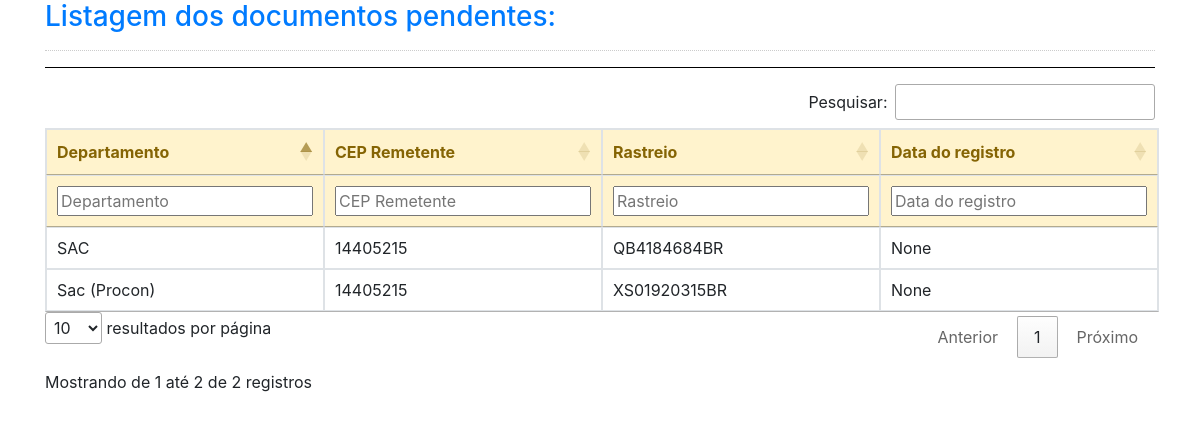
The app's page /borderos/recebimento, older data.
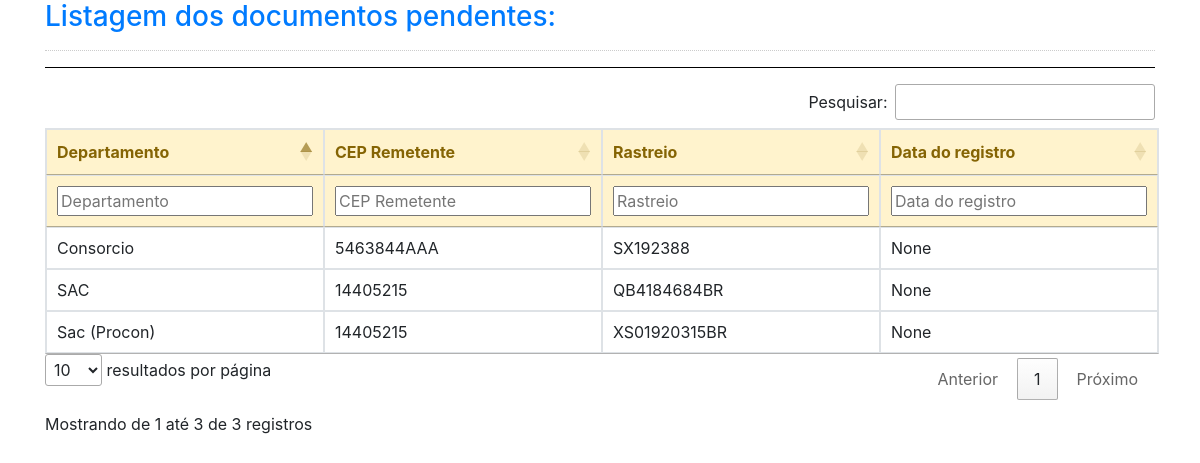
The same page, newer data.
### recebimentos/models.py (models this page shows, shortened)
class Recebidos(models.Model):
    destinatario = models.CharField(max_length=100, null=False)
    tipo = models.CharField(max_length=100,null=True)
    remetente = models.CharField(max_length=100,null=True)
    cep_remetente = models.CharField(max_length=100,null=True)
    rastreio = models.CharField(max_length=100,null=True, unique=True, blank=True)
    ar_anexa = models.CharField(max_length=100,null=True)
    departamento = models.ForeignKey(Setores, on_delete=models.PROTECT)
    data_recebimento = models.DateTimeField (default=timezone.now, blank=True)
    data_att = models.DateTimeField(null=True)
    status = models.CharField(max_length=100,null=True)
    forma_entrega = models.CharField(max_length=100,null=True)
    data_entrega = models.DateField(blank=True, null=True)
    observacao = models.CharField(max_length=200, blank=True, null=True)

class Setores(models.Model):
    departamento = models.CharField(max_length=100,null=True,blank=False, unique=True)
    def __str__(self):
        return self.departamento

### bordero/views.py (the view)
# urls.py: path('recebimento', recebido_bord),
def recebido_bord(request):
    bd = Recebidos.objects.filter(~Q(status='Entregue'))  # ~Q funciona como negação da operação lógica
    return render(request, 'recebido_bord.html', {'bd': bd})

### bordero/templates/recebido_bord.html
{% extends 'base_bord_recebimento.html' %}
{% block body %}
<hr style="border-top:1px solid #000; clear:both;"/>
<table id="example" class="table table-bordered" style="margin-left:auto; margin-right:auto">
    <thead class="alert-warning">
        <tr>
            <th>Departamento</th>
            <th>CEP Remetente</th>
            <th>Rastreio</th>
            <th>Data do registro</th>
        </tr>
    </thead>
    <tbody>
        {% for dado in bd %}
        <tr>
            <td>{{dado.departamento}}</td>
            <td>{{dado.cep_remetente}}</td>
            <td>{{dado.rastreio}}</td>
            <td>{{dado.data_att}}</td>
        </tr>
        {% endfor %}
    </tbody>
</table>
{% endblock %}

Row changes from the older to the newer data that the page shows:
added Recebidos: departamento "Consorcio", cep_remetente "5463844AAA", rastreio "SX192388", data_att "None"
Text that changed along with them:
text written by a page script: "Pesquisar: Anterior 1 Próximo resultados por página Mostrando de 1 até 2 de 2 registros" → "Pesquisar: Anterior 1 Próximo resultados por página Mostrando de 1 até 3 de 3 registros"
